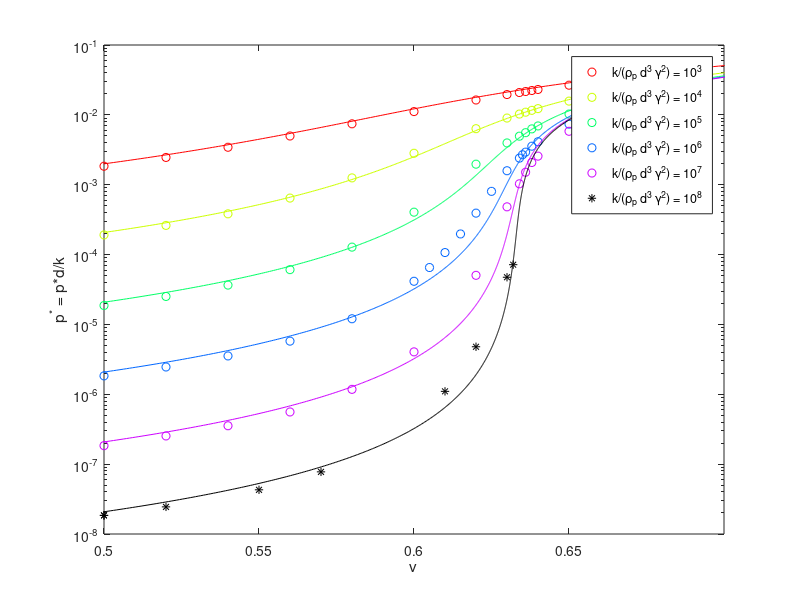
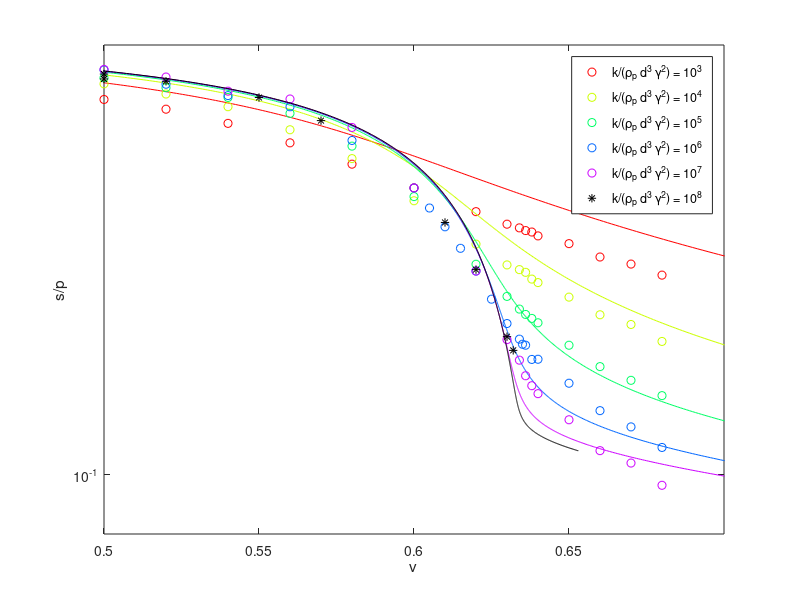
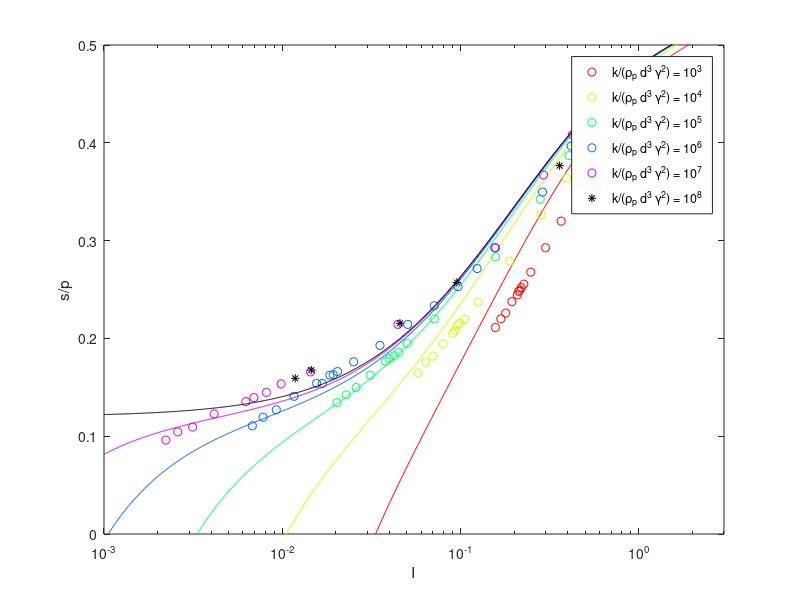
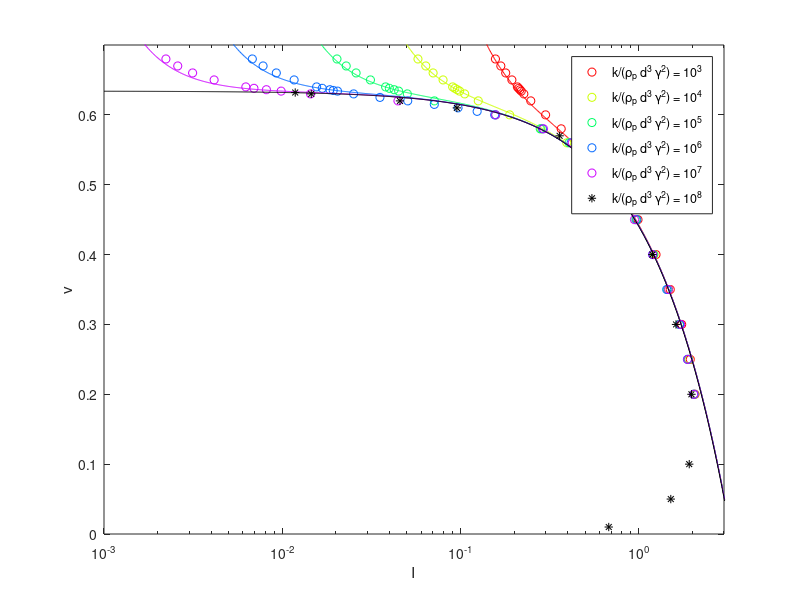

Write the MATLAB code that produced these figures, in order.

load('AllSS')
load('chialvo2013')
cmap = hsv(length(SS));
leg = {'k/(\rho_p d^3 \gamma^2) = 10^3','k/(\rho_p d^3 \gamma^2) = 10^4',...
    'k/(\rho_p d^3 \gamma^2) = 10^5','k/(\rho_p d^3 \gamma^2) = 10^6','k/(\rho_p d^3 \gamma^2) = 10^7'};
nuc = 0.634;

%--------------------------------------------------------------------------
%%%%-----------------------------------------------------------------------
% Midi 2004 - RIGID 
% I = gp*d*sqrt(rhop/p)
% mu(I) = mus + (mu2 - mus)/(I0/I + 1)
mu0 = 0.12;
muinf = 0.55;
I0 = 0.2;
nu_min = 0.44;
mu_midi = @(I) mu0 + (muinf - mu0)./(I0./I + 1);
nu_midi = @(I) nuc - (nuc - nu_min).*I;

%%%%-----------------------------------------------------------------------
% Luding
mu0 = 0.12;%0.15;
muinf = 0.55;%0.42;
I0 = 0.2;%0.06;

p0 = 0.9;
I0nu = 3.28;%0.85;
p0nu = 0.33;

mu_l = @(I,pstar) (mu0 + (muinf-mu0)./(I0./I + 1)).*(1-(pstar./p0).^(1/2));
nu_l = @(I,pstar) nuc.*(1-I./I0nu).*(1+pstar./p0nu);

p_l = logspace(-1,6,1000);
I_l = 1./sqrt(p_l);

%--------------------------------------------------------------------------
% p* = p*d/k vs nu

figure
for i=1:5
    h(i) = semilogy(SS(i).nu,SS(i).p./SS(i).k,'o','Color',cmap(i,:));
    hold all
    semilogy(nu_l(I_l,p_l./SS(i).k),p_l./SS(i).k,'Color',cmap(i,:));
end
hc = semilogy(c2013_mu0(1).nu,c2013_mu0(1).p./10^8,'k*');
semilogy(nu_l(I_l,p_l./10^8),p_l./10^8,'k');
xlim([0.5,0.7])
ylim([10^-8,10^-1])
xlabel('\nu')
ylabel('p^* = p*d/k')
legend([h,hc],[leg,'k/(\rho_p d^3 \gamma^2) = 10^8'])


%--------------------------------------------------------------------------
% s/p vs nu

figure
for i=1:5
    h(i) = plot(SS(i).nu,SS(i).s./SS(i).p,'o','Color',cmap(i,:));
    hold all
    plot(nu_l(I_l,p_l./SS(i).k),mu_l(I_l,p_l./SS(i).k),'Color',cmap(i,:));
end
hc = plot(c2013_mu0(1).nu,c2013_mu0(1).s./c2013_mu0(1).p,'k*');
semilogy(nu_l(I_l,p_l./10^8),mu_l(I_l,p_l./10^8),'k');
xlim([0.5,0.7])
ylim([0.08,0.5])
xlabel('\nu')
ylabel('s/p')
legend([h,hc],[leg,'k/(\rho_p d^3 \gamma^2) = 10^8'])

%--------------------------------------------------------------------------
% s/p vs I

figure
for i=1:5
    h(i) = semilogx(SS(i).I,SS(i).s./SS(i).p,'o','Color',cmap(i,:));
    hold all
    semilogx(I_l,mu_l(I_l,p_l./SS(i).k),'Color',cmap(i,:));
end
hc = semilogx(1./sqrt(c2013_mu0(1).p),c2013_mu0(1).s./c2013_mu0(1).p,'k*');
semilogx(I_l,mu_midi(I_l),'k') % MIDI expression
ylim([0.0,0.5])
xlim([0.001,3])
xlabel('I')
ylabel('s/p')
legend([h,hc],[leg,'k/(\rho_p d^3 \gamma^2) = 10^8'])

%--------------------------------------------------------------------------
% nu vs I

figure
for i=1:5
    h(i) = semilogx(SS(i).I,SS(i).nu,'o','Color',cmap(i,:));
    hold all
    semilogx(I_l,nu_l(I_l,p_l./SS(i).k),'Color',cmap(i,:));
end
hc = semilogx(1./sqrt(c2013_mu0(1).p),c2013_mu0(1).nu,'k*');
semilogx(I_l,nu_midi(I_l),'k') % MIDI expression
ylim([0.0,0.7])
xlim([0.001,3])
xlabel('I')
ylabel('\nu')
legend([h,hc],[leg,'k/(\rho_p d^3 \gamma^2) = 10^8'])

%--------------------------------------------------------------------------
% Fluidity/sqrt(T) : g*d/T^(1/2)
% where g = gammadot/(s/p)  fluidity

figure
for i=1:length(SS)
    h(i) = plot(SS(i).nu,(SS(i).p./SS(i).s)./SS(i).T.^(1/2),'o','Color',cmap(i,:));
    hold all
end
hc = plot(c2013_mu0(1).nu,c2013_mu0(1).p./c2013_mu0(1).s./c2013_mu0(1).T.^(1/2),'k*');

xlabel('\nu')
ylabel('g*d/(T^{1/2} = p*d*\gamma / (s*T^{1/2})')
xlim([0.,0.7])
legend([h,hc],[leg,'k/(\rho_p d^3 \gamma^2) = 10^8'])



